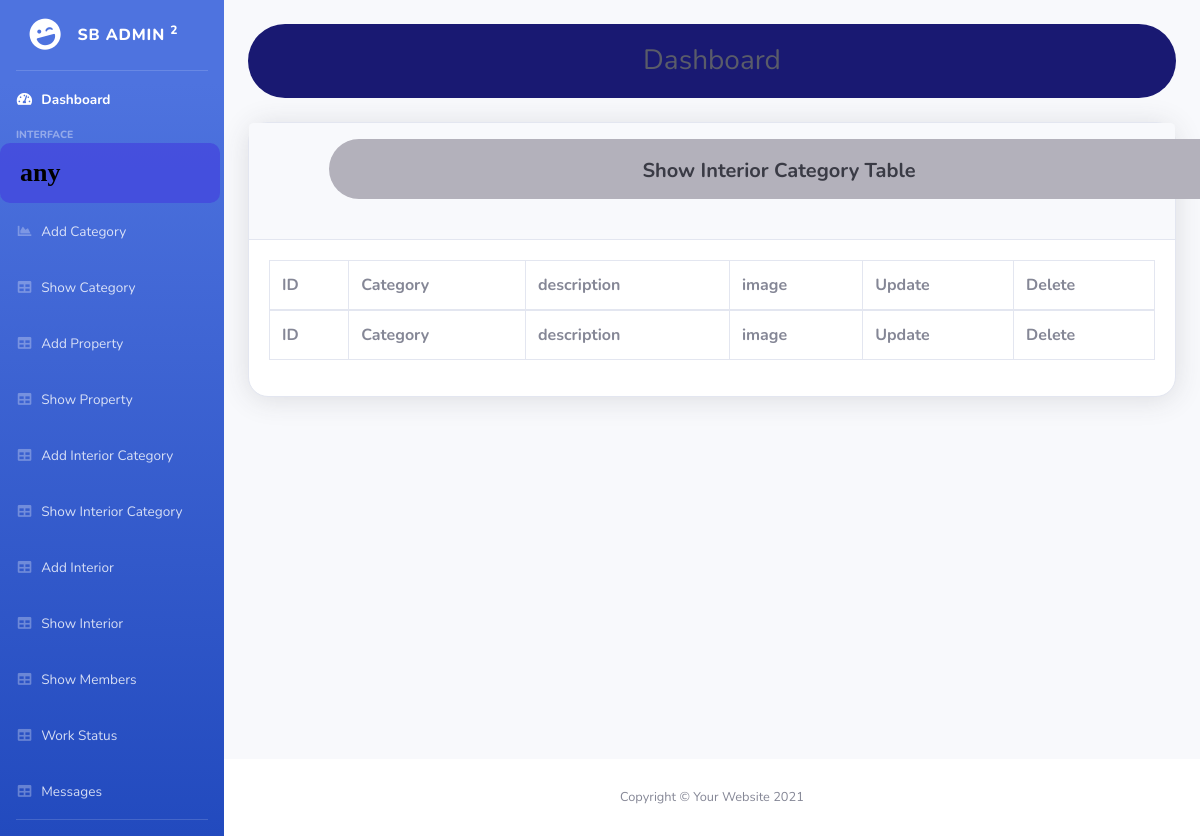
The page /index/showinteriorcategory on the database as committed earlier.
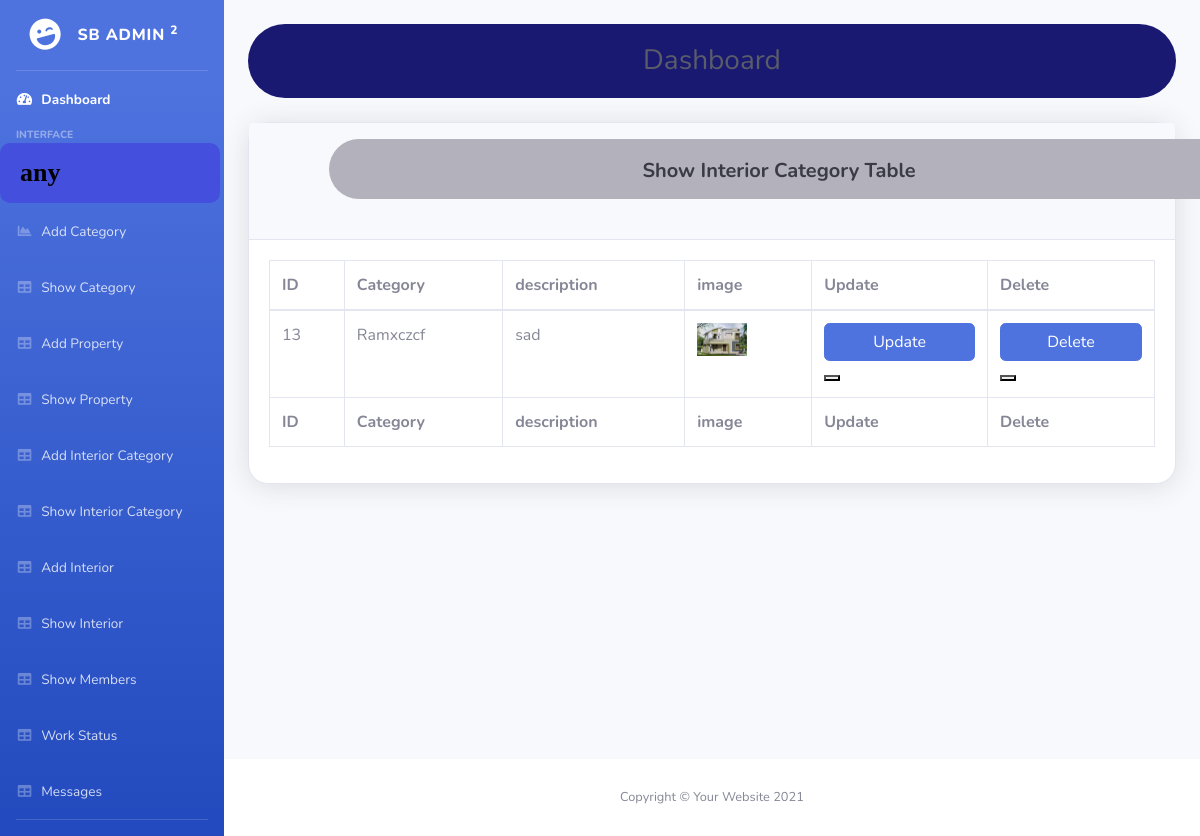
The same page on the database as committed later.
### Adminmodule/models.py (models this page shows, shortened)
class InteriorCategory(models.Model):
    name = models.CharField(max_length=100)
    description = models.TextField()
    image = models.ImageField(upload_to='interior_category_images/', null=True, blank=True)

### Adminmodule/views.py (the view)
# urls.py: path('showinteriorcategory', views.showinteriorcategory, name="showinteriorcategory"),
def showinteriorcategory(request):
    data=InteriorCategory.objects.all()
    return render(request, "showinteriorcategory.html",{"data":data})

### Adminmodule/templates/showinteriorcategory.html (shortened to what this page needs)
<!DOCTYPE html>
{% extends 'Adminindex.html' %}
{% block content %}
<html lang="en">
<head>
    <link href="vendor/fontawesome-free/css/all.min.css" rel="stylesheet" type="text/css">
    <link href="css/sb-admin-2.min.css" rel="stylesheet">
</head>
<body class="bg-gradient-primary">
    <div class="container" >
        <div class="card shadow mb-4" style="border-radius: 20px;">
            <div class="card-header py-3">
                <h6 class="h5 font-weight-bold text-gray-900 mb-4 centered-container" style="margin-left:60px;background-color: #b3b1bb;width: 900px;height: 60px;">Show Interior Category Table</h6>
            </div>
            <div class="card-body">
                <div class="table-responsive">
                    <table class="table table-bordered" id="dataTable" width="100%" cellspacing="0">
                        <thead>
                            <tr>
                                <th>ID</th>
                                <th>Category</th>
                                <th>description</th>
                                <th>image</th>
                                <th>Update</th>
                                <th>Delete</th>
                            </tr>
                        </thead>
                        <tfoot>
                            <tr>
                                <th>ID</th>
                                <th>Category</th>
                                <th>description</th>
                                <th>image</th>
                                <th>Update</th>
                                <th>Delete</th>
                            </tr>
                        </tfoot>
                        {% for i in data %}
                        <tbody>
                            <tr>
                                <td>{{i.id}}</td>
                                <td>{{i.name}}</td>
                                <td>{{i.description}}</td>
                                <td><img src="{{i.image.url}}" width="50px" height="=30px"></td>
                                <form action="{% url 'updateinteriorcategory' dataid=i.id %}" method="get" enctype="multipart/form-data">
                                <td><button type="submit" class="btn btn-primary btn-user btn-block">
                                    Update
                                <button></td>
                                </form>
                                <form action="{% url 'deleteinteriorcategory' dataid=i.id %}" method="get" enctype="multipart/form-data">
                                <td><button type="submit" class="btn btn-primary btn-user btn-block">
                                    Delete
                                <button></td>
                                    </form>
                            </tr>
                        </tbody>
                        {% endfor %}
                    </table>
                </div>
            </div>
        </div>
    </div>
</div>
{% endblock %}

Rows that differ between the two databases and show on the page:
added InteriorCategory: id "13", name "Ramxczcf", description "sad", image (picture)
